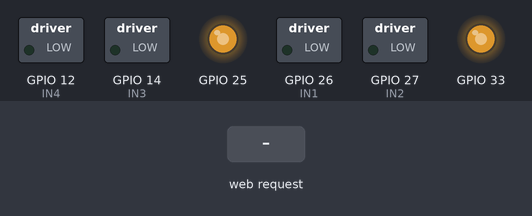
Simulated run of this sketch. Board: ESP32. On the bench: switched loads named in the sketch (green lamp = pin HIGH), output pins drawn as LEDs (lit = HIGH). The test bench sets the inputs (shaded band). What the sketch prints to the serial monitor is not drawn.

Above: at 1.2 s.
1.3 s: HTTP request GET /speed received
At 2.0 s:
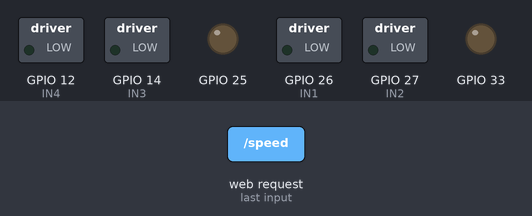
2.8 s: HTTP request GET /cmd?d=F received
At 3.1 s:
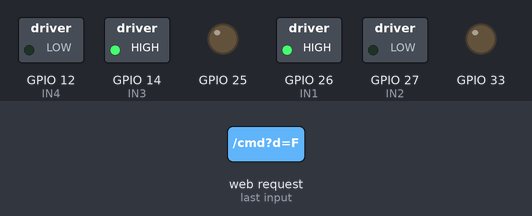
4.9 s: HTTP request GET /cmd?d=B received
At 5.3 s:
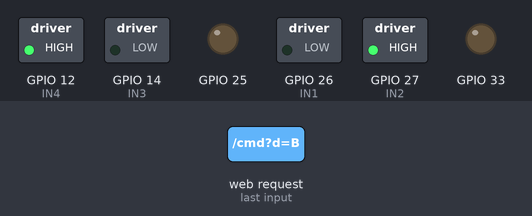
7.0 s: HTTP request GET /cmd?d=L received
At 7.4 s:
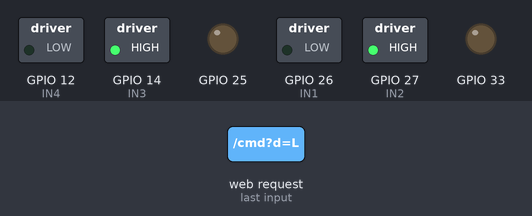
9.1 s: HTTP request GET /cmd?d=R received
At 9.5 s:
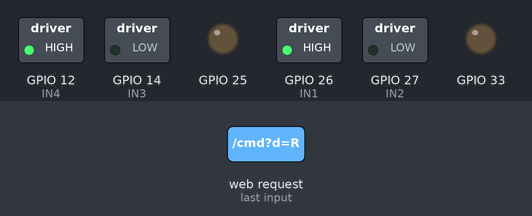
11.2 s: HTTP request GET /speed?v=1 received
At 11.9 s:
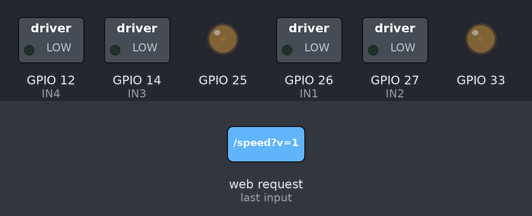
Timing chart, 0 to 13.7 s (numbered marks = the images above; inputs shaded):
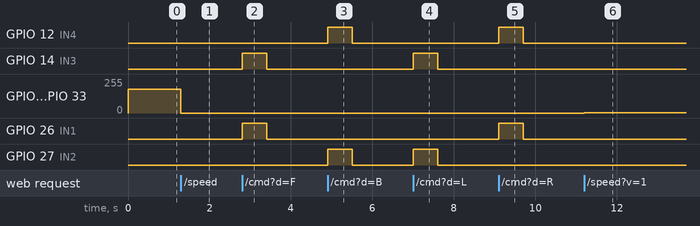

Measured:
- after the input at 1.3 s, GPIO 25, GPIO 33: 179/255 → 0/255 at once
- after the input at 2.8 s, GPIO 14 (IN3), GPIO 26 (IN1): LOW → HIGH at once, → LOW 0.60 s later
- after the input at 4.9 s, GPIO 12 (IN4), GPIO 27 (IN2): LOW → HIGH at once, → LOW 0.60 s later
- after the input at 7.0 s, GPIO 14 (IN3), GPIO 27 (IN2): LOW → HIGH at once, → LOW 0.60 s later
- after the input at 9.1 s, GPIO 12 (IN4), GPIO 26 (IN1): LOW → HIGH at once, → LOW 0.60 s later
- after the input at 11.2 s, GPIO 25, GPIO 33: 0/255 → 1/255 at once

The sketch:

wifi_rover.ino
```cpp
/*
 * ESP32 Three-Wheel Wi-Fi Rover  -  REFERENCE CODE
 * ------------------------------------------------
 * NOTE: This is a reference implementation written to match the
 * project design (ESP32 + motor driver + Wi-Fi mobile control).
 * Pin numbers assume an L298N-style dual H-bridge driver; change
 * them to match your own wiring.
 *
 * How it works:
 *  1. ESP32 creates its own Wi-Fi hotspot (Access Point).
 *  2. Phone connects to that hotspot and opens http://192.168.4.1
 *  3. Web page shows control buttons; each press sends a command.
 *  4. ESP32 drives the motors through the motor driver using PWM
 *     for speed control.
 *  5. Fail-safe: if no command arrives for 600 ms, rover stops.
 */

#include <WiFi.h>
#include <WebServer.h>

// ---------- Wi-Fi hotspot settings ----------
const char* AP_SSID = "ESP32-Rover";
const char* AP_PASS = "rover1234";      // minimum 8 characters

// ---------- Motor driver pins (change to your wiring) ----------
const int IN1 = 26;   // left motor direction
const int IN2 = 27;
const int IN3 = 14;   // right motor direction
const int IN4 = 12;
const int ENA = 25;   // left motor speed (PWM)
const int ENB = 33;   // right motor speed (PWM)

// ---------- PWM settings ----------
const int PWM_FREQ = 1000;
const int PWM_RES  = 8;               // 8-bit: 0 - 255

// ---------- State ----------
WebServer server(80);
int speedValue = 180;                 // 0 - 255
unsigned long lastCommandTime = 0;
const unsigned long FAILSAFE_MS = 600;

// ---------- PWM helper (works on ESP32 core 2.x and 3.x) ----------
void pwmSetup(int pin) {
#if ESP_ARDUINO_VERSION_MAJOR >= 3
  ledcAttach(pin, PWM_FREQ, PWM_RES);
#else
  static int channel = 0;
  ledcSetup(channel, PWM_FREQ, PWM_RES);
  ledcAttachPin(pin, channel);
  channel++;
#endif
}

void pwmWrite(int pin, int duty) {
#if ESP_ARDUINO_VERSION_MAJOR >= 3
  ledcWrite(pin, duty);
#else
  // core 2.x: channel 0 = ENA, channel 1 = ENB (attached in that order)
  ledcWrite(pin == ENA ? 0 : 1, duty);
#endif
}

// ---------- Motor control ----------
void setMotors(bool l1, bool l2, bool r1, bool r2) {
  digitalWrite(IN1, l1);
  digitalWrite(IN2, l2);
  digitalWrite(IN3, r1);
  digitalWrite(IN4, r2);
  pwmWrite(ENA, speedValue);
  pwmWrite(ENB, speedValue);
}

void stopRover()   { setMotors(LOW,  LOW,  LOW,  LOW ); }
void forward()     { setMotors(HIGH, LOW,  HIGH, LOW ); }
void backward()    { setMotors(LOW,  HIGH, LOW,  HIGH); }
void turnLeft()    { setMotors(LOW,  HIGH, HIGH, LOW ); }  // spin left
void turnRight()   { setMotors(HIGH, LOW,  LOW,  HIGH); }  // spin right

// ---------- Web page ----------
const char PAGE[] PROGMEM = R"rawliteral(
<!DOCTYPE html><html><head>
<meta name="viewport" content="width=device-width, initial-scale=1, user-scalable=no">
<title>ESP32 Rover</title>
<style>
  body{font-family:sans-serif;text-align:center;background:#0b1d3a;color:#fff;margin:0;padding:16px;
       -webkit-user-select:none;user-select:none;touch-action:manipulation}
  h2{margin:8px 0 16px}
  .pad{display:grid;grid-template-columns:repeat(3,90px);grid-gap:12px;justify-content:center;margin:16px 0}
  button{height:90px;font-size:28px;border:none;border-radius:16px;background:#1e6fd9;color:#fff}
  button:active{background:#f5a623;color:#000}
  .stop{background:#d93025}
  input[type=range]{width:80%}
</style></head><body>
<h2>ESP32 Wi-Fi Rover</h2>
<div class="pad">
  <div></div><button data-c="F">&#9650;</button><div></div>
  <button data-c="L">&#9664;</button><button data-c="S" class="stop">&#9632;</button><button data-c="R">&#9654;</button>
  <div></div><button data-c="B">&#9660;</button><div></div>
</div>
<p>Speed: <span id="sv">180</span></p>
<input type="range" id="sp" min="80" max="255" value="180">
<script>
let timer=null;
function send(c){fetch('/cmd?d='+c).catch(()=>{});}
function start(c){send(c); if(c!=='S'){timer=setInterval(()=>send(c),200);}}
function stop(){clearInterval(timer);timer=null;send('S');}
document.querySelectorAll('button').forEach(b=>{
  const c=b.dataset.c;
  b.addEventListener('touchstart',e=>{e.preventDefault();start(c);});
  b.addEventListener('touchend',e=>{e.preventDefault();stop();});
  b.addEventListener('mousedown',()=>start(c));
  b.addEventListener('mouseup',stop);
  b.addEventListener('mouseleave',()=>{if(timer)stop();});
});
const sp=document.getElementById('sp'),sv=document.getElementById('sv');
sp.addEventListener('input',()=>{sv.textContent=sp.value;fetch('/speed?v='+sp.value);});
</script></body></html>
)rawliteral";

// ---------- Web handlers ----------
void handleRoot() {
  server.send_P(200, "text/html", PAGE);
}

void handleCmd() {
  String d = server.arg("d");
  lastCommandTime = millis();
  if      (d == "F") forward();
  else if (d == "B") backward();
  else if (d == "L") turnLeft();
  else if (d == "R") turnRight();
  else               stopRover();
  server.send(200, "text/plain", "OK");
}

void handleSpeed() {
  speedValue = constrain(server.arg("v").toInt(), 0, 255);
  server.send(200, "text/plain", "OK");
}

// ---------- Setup & loop ----------
void setup() {
  Serial.begin(115200);

  pinMode(IN1, OUTPUT); pinMode(IN2, OUTPUT);
  pinMode(IN3, OUTPUT); pinMode(IN4, OUTPUT);
  pwmSetup(ENA);
  pwmSetup(ENB);
  stopRover();

  WiFi.softAP(AP_SSID, AP_PASS);
  Serial.print("Hotspot started. Open http://");
  Serial.println(WiFi.softAPIP());   // normally 192.168.4.1

  server.on("/",      handleRoot);
  server.on("/cmd",   handleCmd);
  server.on("/speed", handleSpeed);
  server.begin();
}

void loop() {
  server.handleClient();

  // Fail-safe: stop if the phone stops sending commands
  if (millis() - lastCommandTime > FAILSAFE_MS) {
    stopRover();
  }
}
```
